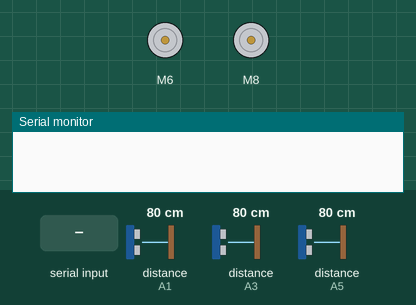
Recording of a sketch running on a simulated Arduino Uno, built with avr-gcc and run on an emulated ATmega328P. Shown: 2 × DC motor (green arrow = forward, orange = backward, longer = faster), the last lines printed to the serial monitor. Wiring (inferred from the names in the program): 3 × ultrasonic range finder: trigger A0, echo A1 / trigger A2, echo A3 / trigger A4, echo A5. The inputs (shaded band) are chosen by the test bench; at power-on: distance to the obstacle (sensors on A1, A3, A5) 80 cm. The echo pulse lasts 58.3 µs per cm.

Above: at 1.2 s.
1.3 s: "1\n" received over Serial
At 1.45 s:
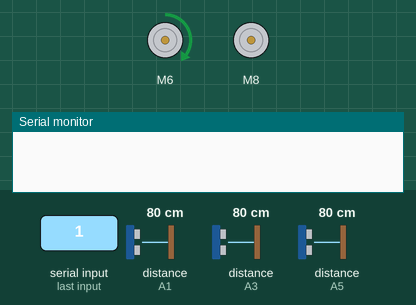
At 2.4 s:
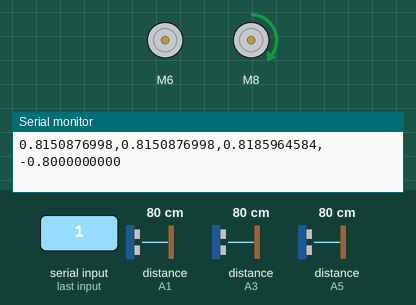
4.1 s: "2\n" received over Serial
At 4.25 s:
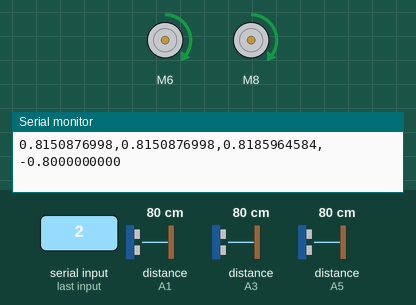
Timing chart, 0 to 7.1 s (numbered marks = the images above; inputs shaded):
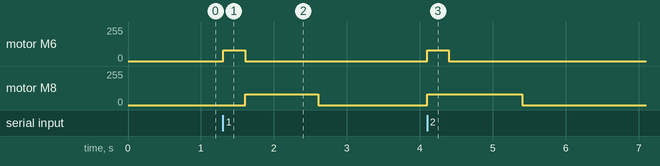

The sketch:

Step-5-TrainingOverBLE-v2.ino
```cpp
#include <L298N.h>                   // https://github.com/AndreaLombardo/L298N

// Ultrasonic Settings
#define UTRASONIC_LEFT_TRIG_PIN     A2
#define UTRASONIC_LEFT_ECHO_PIN     A3
#define UTRASONIC_MIDDLE_TRIG_PIN   A0
#define UTRASONIC_MIDDLE_ECHO_PIN   A1
#define UTRASONIC_RIGHT_TRIG_PIN    A4
#define UTRASONIC_RIGHT_ECHO_PIN    A5
#define UTRASONIC_TIMEOUT           5700UL // Ultrasonic timeout 5700 = 1m

float ultrasonic_measures[3];

// Safety Settings
#define SAFETY_CMD_DELAY      1000   // Stop the car if we did not received a cmd since 1000 s
#define BACKWARD_DELAY        2000   // Move backward after collision 2 s

unsigned long last_cmd_time;

// Motor Settings
#define MOTOR_RIGHT_ENA   5
#define MOTOR_RIGHT_IN1   6
#define MOTOR_RIGHT_IN2   7
#define MOTOR_LEFT_IN3    8
#define MOTOR_LEFT_IN4    9
#define MOTOR_LEFT_ENB    10
#define MOTOR_SPEED       80

L298N motor_right(MOTOR_RIGHT_ENA, MOTOR_RIGHT_IN1, MOTOR_RIGHT_IN2);
L298N motor_left(MOTOR_LEFT_ENB,   MOTOR_LEFT_IN3,  MOTOR_LEFT_IN4);

// Ml Settings
#define PENALTY_TURN  -0.8
#define PENALTY_DIST  -0.7
#define PENALTY_CRASH -500.0
#define BONUS_MOVE    0.5
#define ANSWER_DELAY  250

bool car_is_crashed;

void car_turn_left() {
  motor_right.stop();                                // Stop Right Motor
  motor_left.setSpeed(MOTOR_SPEED);                  // Move Left Motor at medium speed
  motor_left.forward();                              // Enable Left motor
}

void car_turn_right() {
  motor_left.stop();                                 // Stop Left Motor
  motor_right.setSpeed(MOTOR_SPEED);                 // Move Right Motor at medium speed
  motor_right.forward();                             // Enable Right motor
}

void car_go_forward() {
  motor_right.setSpeed(MOTOR_SPEED);                 // Move Right motor at medium speed
  motor_left.setSpeed(MOTOR_SPEED);                  // Move Left motor at medium speed
  motor_right.forward();                             // Enable Right motor
  motor_left.forward();                              // Enable Left motor
}

void car_go_backward() {
  motor_right.setSpeed(MOTOR_SPEED);                 // Move motors at medium speed
  motor_left.setSpeed(MOTOR_SPEED);
  motor_right.backward();                            // Move motors backward to go out of collision
  motor_left.backward();
}

void car_stop() {
  motor_right.stop();
  motor_left.stop();
}

void update_cmd_time() {
  last_cmd_time = millis();
}

void do_security_check() {
  do_ultrasonic_measures();

  if(
      ultrasonic_measures[0] <= 0.1 ||  /* /!\ Declare has constant after test */
      ultrasonic_measures[1] <= 0.1 ||
      ultrasonic_measures[2] <= 0.1
    ) {
    car_is_crashed = true;
    car_stop();
  }

  if(last_cmd_time + SAFETY_CMD_DELAY < millis()) {
    car_stop();
  }
}

void reset_car() {
  if(car_is_crashed) {
    car_go_backward();
    delay(BACKWARD_DELAY);        // Move for 2.5s
  }

  car_stop();
  car_is_crashed  = false;
  do_ultrasonic_measures();
  print_sensors();
  Serial.println("");
}

void print_sensors() {
  Serial.print(ultrasonic_measures[0],DEC);
  Serial.print(',');
  Serial.print(ultrasonic_measures[1],DEC);
  Serial.print(',');
  Serial.print(ultrasonic_measures[2],DEC);
}

float measure_ultrasonic_distance(int trig_pin, int echo_pin) {
  digitalWrite(trig_pin, LOW);   // set trig port low level for 2μs
  delayMicroseconds(2);
  digitalWrite(trig_pin, HIGH);  // set trig port high level for 10μs (at least 10μs)
  delayMicroseconds(10);
  digitalWrite(trig_pin, LOW);   // set trig port low level
  float echo_time = pulseIn(echo_pin, HIGH, UTRASONIC_TIMEOUT);
  return (echo_time == 0.0) ? 1.0 : (echo_time / UTRASONIC_TIMEOUT);
}

void do_ultrasonic_measures() {
  ultrasonic_measures[0] = measure_ultrasonic_distance(UTRASONIC_LEFT_TRIG_PIN, UTRASONIC_LEFT_ECHO_PIN);
  ultrasonic_measures[2] = measure_ultrasonic_distance(UTRASONIC_RIGHT_TRIG_PIN, UTRASONIC_RIGHT_ECHO_PIN);
  ultrasonic_measures[1] = measure_ultrasonic_distance(UTRASONIC_MIDDLE_TRIG_PIN, UTRASONIC_MIDDLE_ECHO_PIN);
}

void step(int action) {
  if(car_is_crashed) {
    print_sensors();
    Serial.print(",");
    Serial.println(PENALTY_CRASH,DEC);
    car_stop();
    return;
  }

  float reward = 0.0 ;

  switch(action) {
    case 0: // Turn left
      reward = PENALTY_TURN;
      car_turn_left();
    break;
    case 1: // Turn Right
      reward = PENALTY_TURN;
      car_turn_right();
    break;
    case 2: // Forward
      reward = BONUS_MOVE;
      car_go_forward();
    break;
  }

  delay(ANSWER_DELAY);
  do_ultrasonic_measures();
  print_sensors();
  Serial.print(",");
  Serial.println(reward,DEC);
}

void handle_serial_cmd() {
  if (Serial.available() > 0) {
    update_cmd_time();
    int _cmd = Serial.parseInt();
    switch(_cmd) {
      case -1:
        reset_car();
      break;
      case 0:
      case 1:
      case 2:
        step(_cmd);
    }
  }
}

void setup() {
  Serial.begin(115200);             // Start serial 115200
  Serial.setTimeout(10);            // Serial timeout = 10 ms otherwise Parseint wait 1s '-_-

  pinMode(UTRASONIC_LEFT_ECHO_PIN, INPUT);       // Set Ultrasonic echo port as input
  pinMode(UTRASONIC_LEFT_TRIG_PIN, OUTPUT);      // Set Ultrasonic trig port as input
  pinMode(UTRASONIC_MIDDLE_ECHO_PIN, INPUT);     // Set Ultrasonic echo port as input
  pinMode(UTRASONIC_MIDDLE_TRIG_PIN, OUTPUT);    // Set Ultrasonic trig port as input
  pinMode(UTRASONIC_RIGHT_ECHO_PIN, INPUT);      // Set Ultrasonic echo port as input
  pinMode(UTRASONIC_RIGHT_TRIG_PIN, OUTPUT);     // Set Ultrasonic trig port as input

  update_cmd_time();
  car_is_crashed = false;

  car_stop();
}

void loop() {
  do_security_check();
  handle_serial_cmd();
}
```

Measured:
- after the input at 1.3 s, motor M6: stopped → forward 80/255 at once, → stopped 0.30 s later; motor M8: stopped → forward 80/255 after 0.30 s, → stopped 1.0 s later
- after the input at 4.1 s, motor M6: stopped → forward 80/255 at once, → stopped 0.30 s later; motor M8: stopped → forward 80/255 at once, → stopped 1.3 s later
